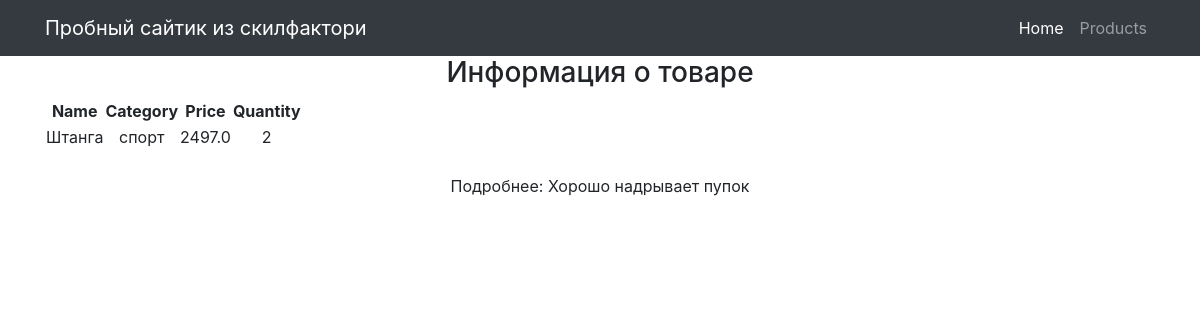
Screenshot of /products/2/ with the database file from the repository.
### simpleapp/models.py (models this page shows, shortened)
class Product(models.Model):
    name = models.CharField(max_length=50, unique=True,)  # названия товаров не должны повторяться
    price = models.FloatField(validators=[MinValueValidator(0.0, 'Price should be >= 0.0')])
    quantity = models.IntegerField(validators=[MinValueValidator(0, 'Quantity should be >= 0')])
    category = models.ForeignKey(to='Category', on_delete=models.CASCADE, related_name='products', )
    description = models.TextField()

class Category(models.Model):
    name = models.CharField(max_length=100, unique=True)  # названия категорий тоже не должны повторяться

### simpleapp/views.py (the view)
# urls.py: path('<int:pk>/', ProductDetailView.as_view(), name='product_detail'),  # Ссылка на детали товара
class ProductDetailView(DetailView):
    template_name = 'product_detail.html'
    queryset = Product.objects.all()

### templates/product_detail.html (shortened to what this page needs)
{% extends 'flatpages/default.html' %}
{% block content %}
    <h3>Информация о товаре</h3>
<table>
    <thead>
        <th>            Name        </th>
        <th>            Category        </th>
        <th>            Price        </th>
        <th>            Quantity        </th>
    </thead>
    <tr>
        <td>     {{ product.name }}        </td>
        <td>            {{ product.category.name }}        </td>
        <td>            {{ product.price }}        </td>
        <td>            {{ product.quantity }}        </td>
    </tr>
</table>
    <br> Подробнее: {{ product.description}}
{% endblock content %}

### rows the page displays
Product: name "Штанга", category.name "спорт", price "2497.0", quantity "2", description "Хорошо надрывает пупок"
